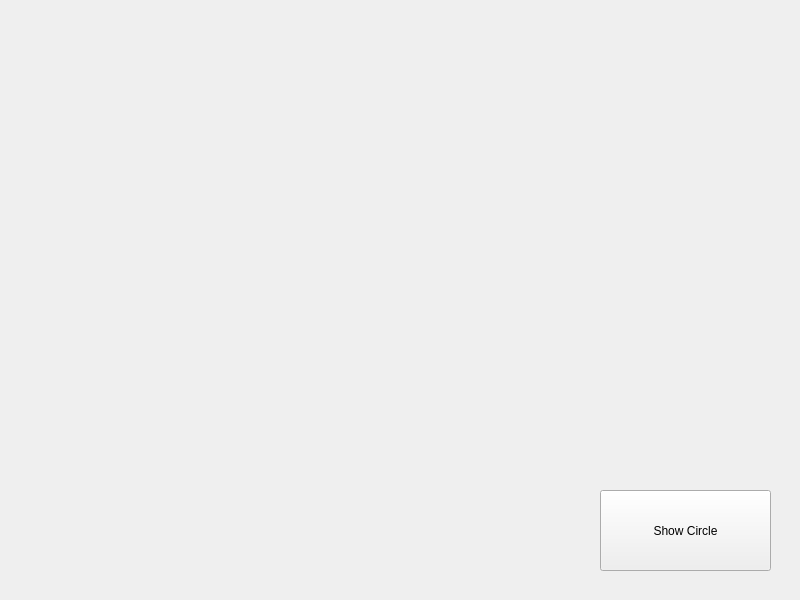
<?xml version="1.0" encoding="UTF-8"?>
<ui version="4.0">
 <class>Form</class>
 <widget class="QWidget" name="Form">
  <property name="geometry">
   <rect>
    <x>0</x>
    <y>0</y>
    <width>800</width>
    <height>600</height>
   </rect>
  </property>
  <property name="minimumSize">
   <size>
    <width>800</width>
    <height>600</height>
   </size>
  </property>
  <property name="maximumSize">
   <size>
    <width>800</width>
    <height>600</height>
   </size>
  </property>
  <property name="windowTitle">
   <string>Form</string>
  </property>
  <widget class="QPushButton" name="pushButton">
   <property name="geometry">
    <rect>
     <x>600</x>
     <y>490</y>
     <width>171</width>
     <height>81</height>
    </rect>
   </property>
   <property name="text">
    <string>Show Circle</string>
   </property>
  </widget>
 </widget>
 <resources/>
 <connections/>
</ui>
